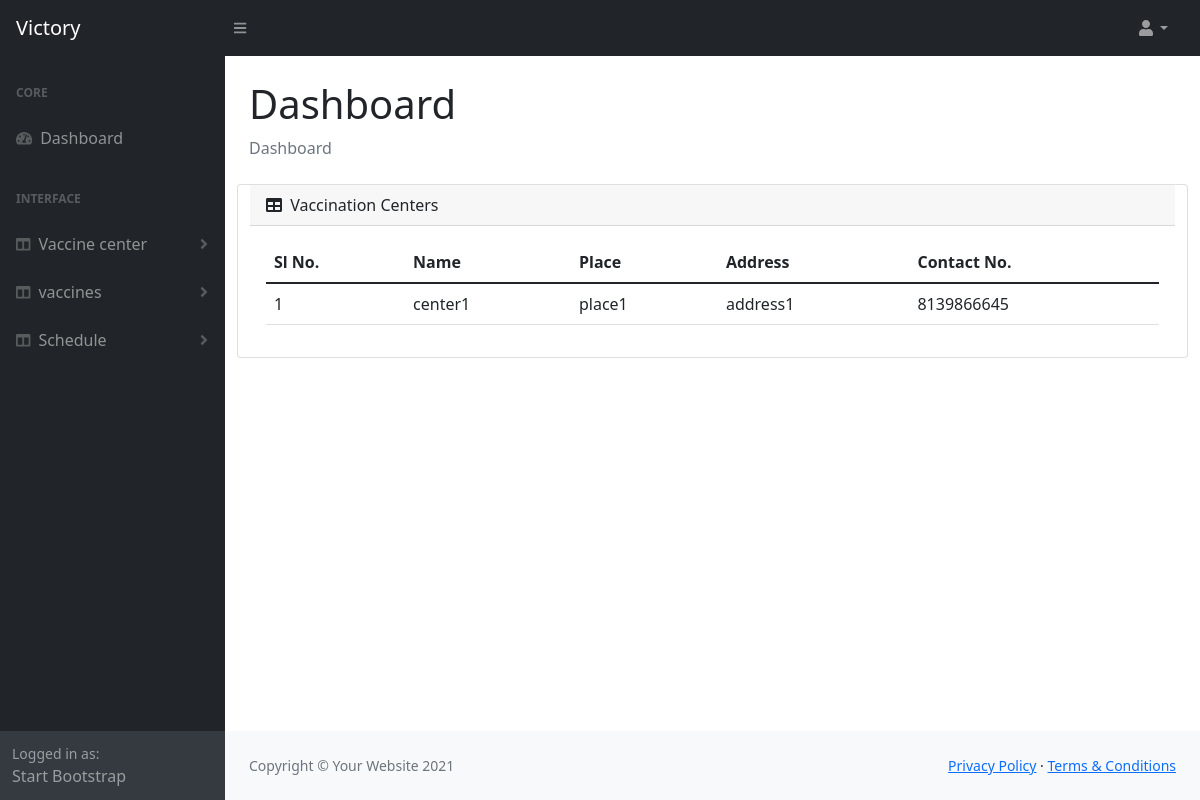
/center_view_u, run on the app's committed database.
### vaccine_app/models.py (models this page shows, shortened)
class Center(models.Model):
    user = models.OneToOneField(Login, on_delete=models.CASCADE, related_name='center')
    name = models.CharField(max_length=50)
    place = models.CharField(max_length=50)
    address = models.TextField(max_length=50)
    contact_no = models.CharField(max_length=50)

### vaccine_app/user_views.py (the view)
# urls.py: path('center_view_u', user_views.center_view_u, name='center_view_u'),
def center_view_u(request):
    c = Center.objects.all()
    context = {
        'center': c
    }
    return render(request, 'user_temp/center_view.html', context)

### templates/user_temp/center_view.html
{% extends 'user_temp/user_home.html' %}
{% load crispy_forms_filters %}
{% block content %}
<div class="card mb-4">
                            <div class="card-header">
                                <i class="fas fa-table me-1"></i>
                                Vaccination Centers
                            </div>
                            <div class="card-body">
                                <table class="table table-stripped">
                                    <thead>
                                        <tr>
                                            <th>Sl No.</th>
                                            <th>Name</th>
                                            <th>Place</th>
                                            <th>Address</th>
                                            <th>Contact No.</th>
                                        </tr>
                                    </thead>
                                    <tbody>
                                    {% for c in center %}
                                        <tr>
                                            <td>{{forloop.counter}}</td>
                                            <td>{{c.name}}</td>
                                            <td>{{c.place}}</td>
                                            <td>{{c.address}}</td>
                                            <td>{{c.contact_no}}</td>
                                        </tr>
                                    {% endfor %}
                                    </tbody>
                                </table>
                            </div>
                        </div>
{% endblock %}

### data on the page
Center: name "center1", place "place1", address "address1", contact_no "8139866645"
